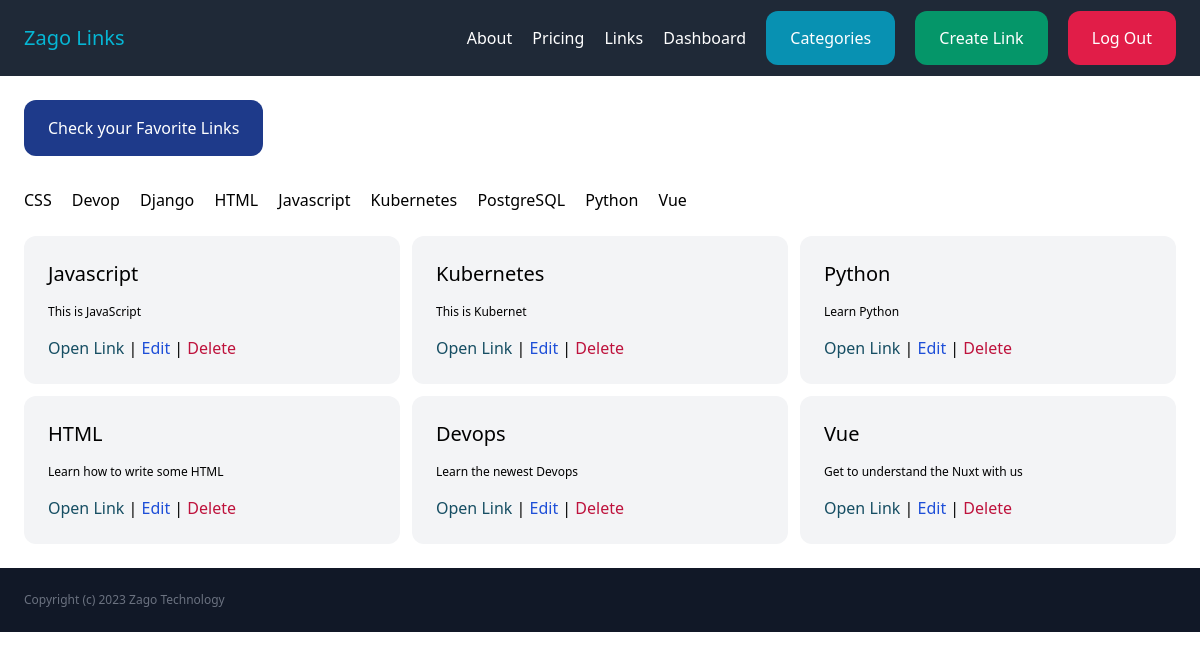
/link/ (signed in), run on the app's committed database.
### link/models.py (models this page shows, shortened)
class Category(models.Model):
    name = models.CharField(max_length=255)
    created_by = models.ForeignKey(User, related_name='categories', on_delete=models.CASCADE)
    created_at = models.DateTimeField(auto_now_add=True)
    class Meta:
        ordering = ('name',)

class Link(models.Model):
    category = models.ForeignKey(Category, related_name='categories', on_delete=models.CASCADE)
    name = models.CharField(max_length=255)
    description = models.TextField(blank=True, null=True)
    url = models.CharField(max_length=255)
    created_by = models.ForeignKey(User, related_name='links', on_delete=models.CASCADE)
    created_at = models.DateTimeField(auto_now_add=True)
    class Meta:
        ordering = ('-created_at',)

### link/views.py (the view)
# urls.py: path('', views.links, name='links'),
@login_required
def links(request):
   category = request.GET.get('category', '')
   links = Link.objects.filter(created_by=request.user)
   if category:
      links = links.filter(category_id=category)
   return render(request, 'link/links.html', {
      'links': links,
      'category': category,
   })

### link/templates/link/links.html (shortened to what this page needs)
{% extends 'core/base.html' %}
{% block content %}
    <h1 class=" inline-block mb-8 py-4 px-6 bg-blue-900 text-white rounded-xl hover:bg-blue-400">Check your Favorite Links</h1>
    <div class="mb-6 space-x-4 space-y-4">
        {% for category in request.user.categories.all %}
            <a href="{% url 'link:links' %}?category{{ category.id }}">{{ category.name }}</a>
        {% endfor %}
    </div>
    <div class="grid grid-cols-3 gap-3">
        {% for link in links %}
            <div class="bg-gray-100 p-6 rounded-xl">
                <h2 class="mb-4 text-xl">{{ link.name }}</h2>
                {% if link.description %}
                    <p class="mb-4 text-xs">{{ link.description }}</p>
                {% endif %}
                <a href="{{ link.url }}" class="text-cyan-900" target="_blank">Open Link</a>
                    |
                <a href="{% url 'link:edit_link' link.id %}" class="text-blue-700">Edit</a>
                    |
                <a href="{% url 'link:delete_link' link.id %}" class="text-rose-700">Delete</a>
            </div>
        {% empty %}
            <div class="bg-rose-200 p-6 rounded-xl">No Available Link</div>
        {% endfor %}
    </div>
{% endblock %}

### core/templates/core/base.html (shortened to what this page needs)
<!DOCTYPE html>
<html lang="en">
<head>
    <script src="https://cdn.tailwindcss.com"></script>
</head>
<body>
    <nav class="p-6 flex items-center justify-between bg-gray-800">
        <a href="/" class="text-xl text-cyan-500">Zago Links</a>
        <div class="space-x-4">
            <a href="{% url 'core:about' %}" class="py-4 py-6 text-white rounded-xl hover:bg-cyan-500">About</a>
            <a href="{% url 'core:pricing' %}" class="py-4 py-6 text-white rounded-xl hover:bg-emerald-500">Pricing</a>
            {% if request.user.is_authenticated %}
            <a href="{% url 'link:links' %}" class="py-4 py-6 text-white rounded-xl hover:bg-cyan-500">Links</a>
            <a href="{% url 'dashboard:dashboard' %}" class="py-4 py-6 text-white rounded-xl hover:bg-emerald-500">Dashboard</a>
            <a href="{% url 'link:categories' %}" class="py-4 px-6 bg-cyan-600 text-white rounded-xl hover:bg-cyan-900">Categories</a>
            <a href="{% url 'link:create_link' %}" class="py-4 px-6 bg-emerald-600 text-white rounded-xl hover:bg-emerald-900">Create Link</a>
            <a href="{% url 'accounts:logout' %}" class="py-4 px-6 bg-rose-600 text-white rounded-xl hover:bg-rose-900">Log Out</a>
            {% else %}
            <a href="{% url 'accounts:login' %}" class="py-4 px-6 bg-teal-600 text-white rounded-xl hover:bg-gray-500">Log in</a>
            <a href="{% url 'accounts:signup' %}" class="py-4 px-6 bg-cyan-600 text-white rounded-xl hover:bg-cyan-900">Sign up</a>
            {% endif %}
        </div>
    </nav>
    <main class="p-6">
        {% block content %}
        {% endblock %}
    </main>
    <div>
    <footer class="p-6 bg-gray-900">
        <p class="text-xs text-gray-500">Copyright (c) 2023 Zago Technology</p>
    </footer>
</body>
</html>

### data on the page
Category: name "CSS"
Category: name "Devop"
Category: name "Django"
Category: name "HTML"
Category: name "Javascript"
Category: name "Kubernetes"
Category: name "PostgreSQL"
Category: name "Python"
Category: name "Vue"
Link: name "Javascript", description "This is JavaScript"
Link: name "Kubernetes", description "This is Kubernet"
Link: name "Python", description "Learn Python"
Link: name "HTML", description "Learn how to write some HTML"
Link: name "Devops", description "Learn the newest Devops"
Link: name "Vue", description "Get to understand the Nuxt with us"
